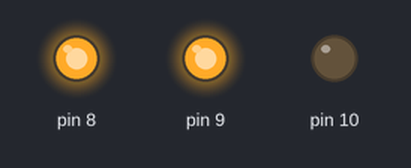
Recording of a sketch running on a simulated Arduino Uno, built with avr-gcc and run on an emulated ATmega328P. On the bench: output pins drawn as LEDs (lit = HIGH).

Above: at 0.5 s.
At 2.5 s:
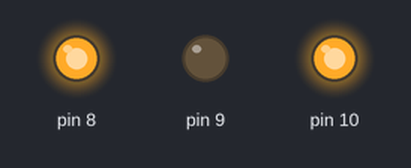
At 4.5 s:
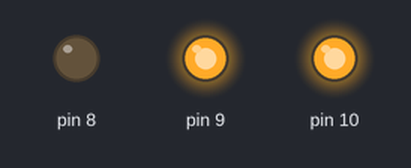
At 5.5 s:
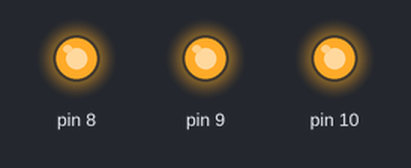
Timing chart, 0 to 7.8 s (numbered marks = the images above):
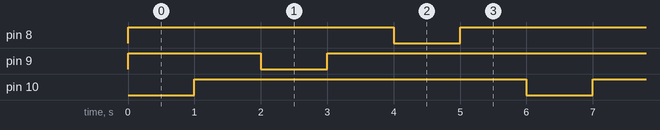

Measured:
- by itself, pin 8–10: alternates HIGH for 5.0 s and LOW for 1.0 s
- by itself, everything shown: repeats every 6.0 s, in 6 steps

The sketch:

traffic_light.ino
```cpp
void setup() {
  pinMode(10, OUTPUT);
  pinMode(9, OUTPUT);
  pinMode(8, OUTPUT);

  digitalWrite(10, HIGH);
  digitalWrite(9, HIGH);
  digitalWrite(8, HIGH);
}

void loop(){
  // Red light
  digitalWrite(10, LOW);
  delay(1000);
  digitalWrite(10, HIGH);
  delay(1000);

  // Yellow light
  digitalWrite(9, LOW);
  delay(1000);
  digitalWrite(9, HIGH);
  delay(1000);

  // Green light
  digitalWrite(8, LOW);
  delay(1000);
  digitalWrite(8, HIGH);
  delay(1000);
}
```
